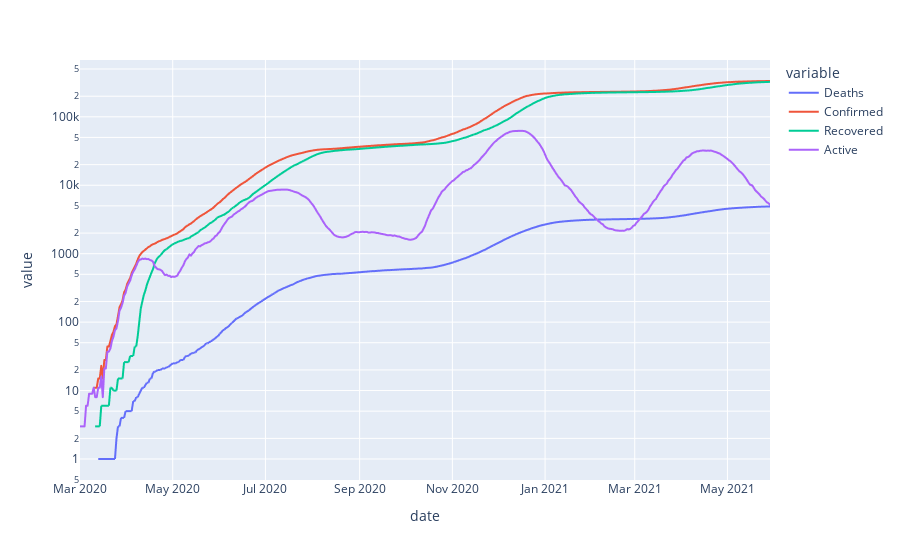

Notebook source saved alongside this figure:
### Code cell
Azerbaijan = dff[dff['country']=='Azerbaijan'].groupby('date')[['Confirmed','Deaths','Recovered','Active']].sum()

px.line(data_frame=Azerbaijan,x=Azerbaijan.index,y=['Deaths','Confirmed','Recovered','Active'],log_y=True)

### Figure 1 — Plotly figure (JSON) as saved in the notebook; plotly's stock layout.template omitted (floating-point values rounded to 4 significant figures; data arrays with more than 128 entries replaced by an {"elided": "..."} marker saying what was removed)
{"data": [{"hovertemplate": "variable=Deaths<br>date=%{x}<br>value=%{y}<extra></extra>", "legendgroup": "Deaths", "line": {"color": "#636efa", "dash": "solid"}, "marker": {"symbol": "circle"}, "mode": "lines", "name": "Deaths", "showlegend": true, "type": "scattergl", "x": {"elided": "455 str values"}, "xaxis": "x", "y": {"elided": "455 int values"}, "yaxis": "y"}, {"hovertemplate": "variable=Confirmed<br>date=%{x}<br>value=%{y}<extra></extra>", "legendgroup": "Confirmed", "line": {"color": "#EF553B", "dash": "solid"}, "marker": {"symbol": "circle"}, "mode": "lines", "name": "Confirmed", "showlegend": true, "type": "scattergl", "x": {"elided": "455 str values"}, "xaxis": "x", "y": {"elided": "455 int values"}, "yaxis": "y"}, {"hovertemplate": "variable=Recovered<br>date=%{x}<br>value=%{y}<extra></extra>", "legendgroup": "Recovered", "line": {"color": "#00cc96", "dash": "solid"}, "marker": {"symbol": "circle"}, "mode": "lines", "name": "Recovered", "showlegend": true, "type": "scattergl", "x": {"elided": "455 str values"}, "xaxis": "x", "y": {"elided": "455 int values"}, "yaxis": "y"}, {"hovertemplate": "variable=Active<br>date=%{x}<br>value=%{y}<extra></extra>", "legendgroup": "Active", "line": {"color": "#ab63fa", "dash": "solid"}, "marker": {"symbol": "circle"}, "mode": "lines", "name": "Active", "showlegend": true, "type": "scattergl", "x": {"elided": "455 str values"}, "xaxis": "x", "y": {"elided": "455 int values"}, "yaxis": "y"}], "layout": {"legend": {"title": {"text": "variable"}, "tracegroupgap": 0}, "margin": {"t": 60}, "xaxis": {"anchor": "y", "domain": [0, 1], "title": {"text": "date"}}, "yaxis": {"anchor": "x", "domain": [0, 1], "title": {"text": "value"}, "type": "log"}}}
